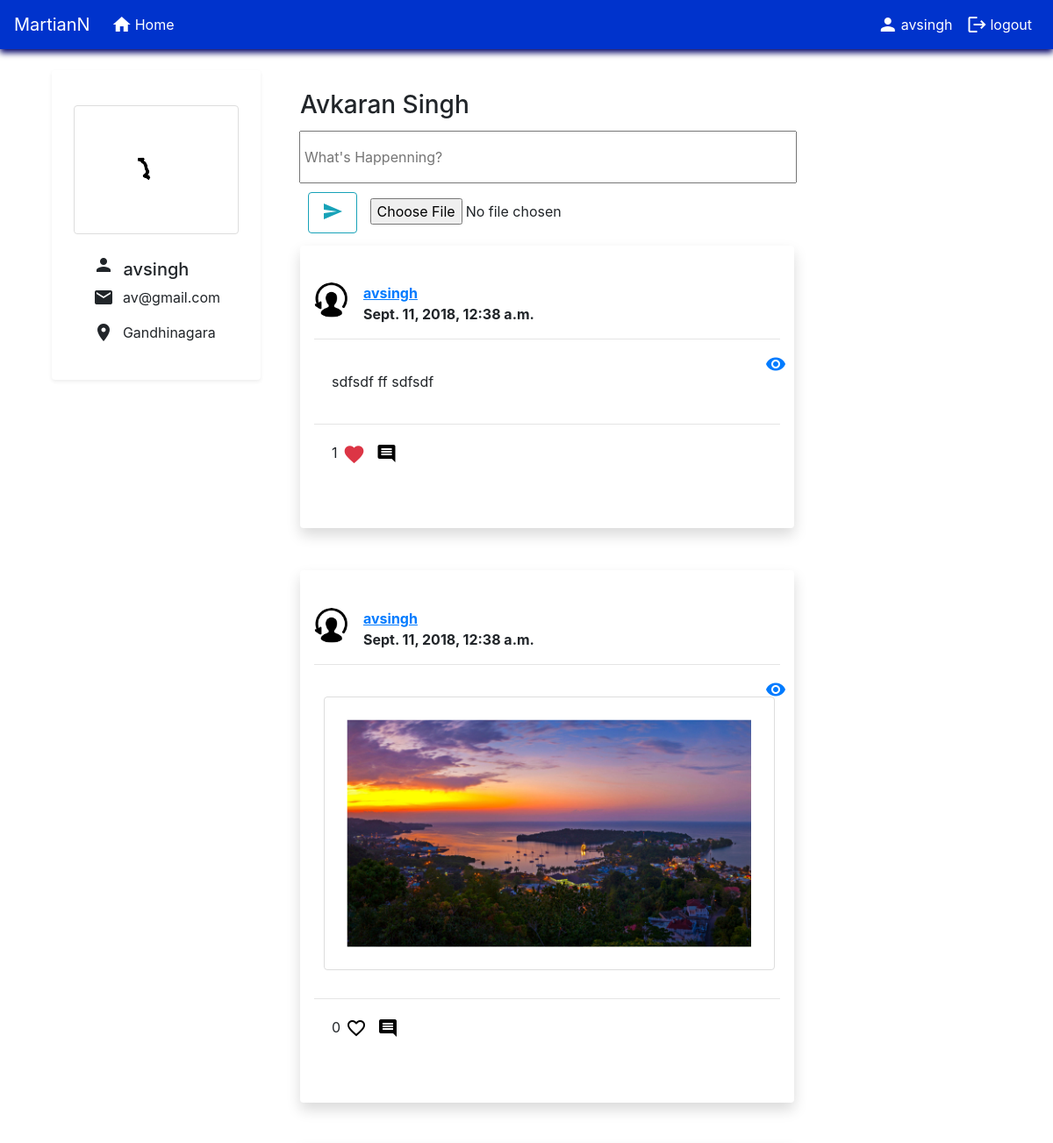
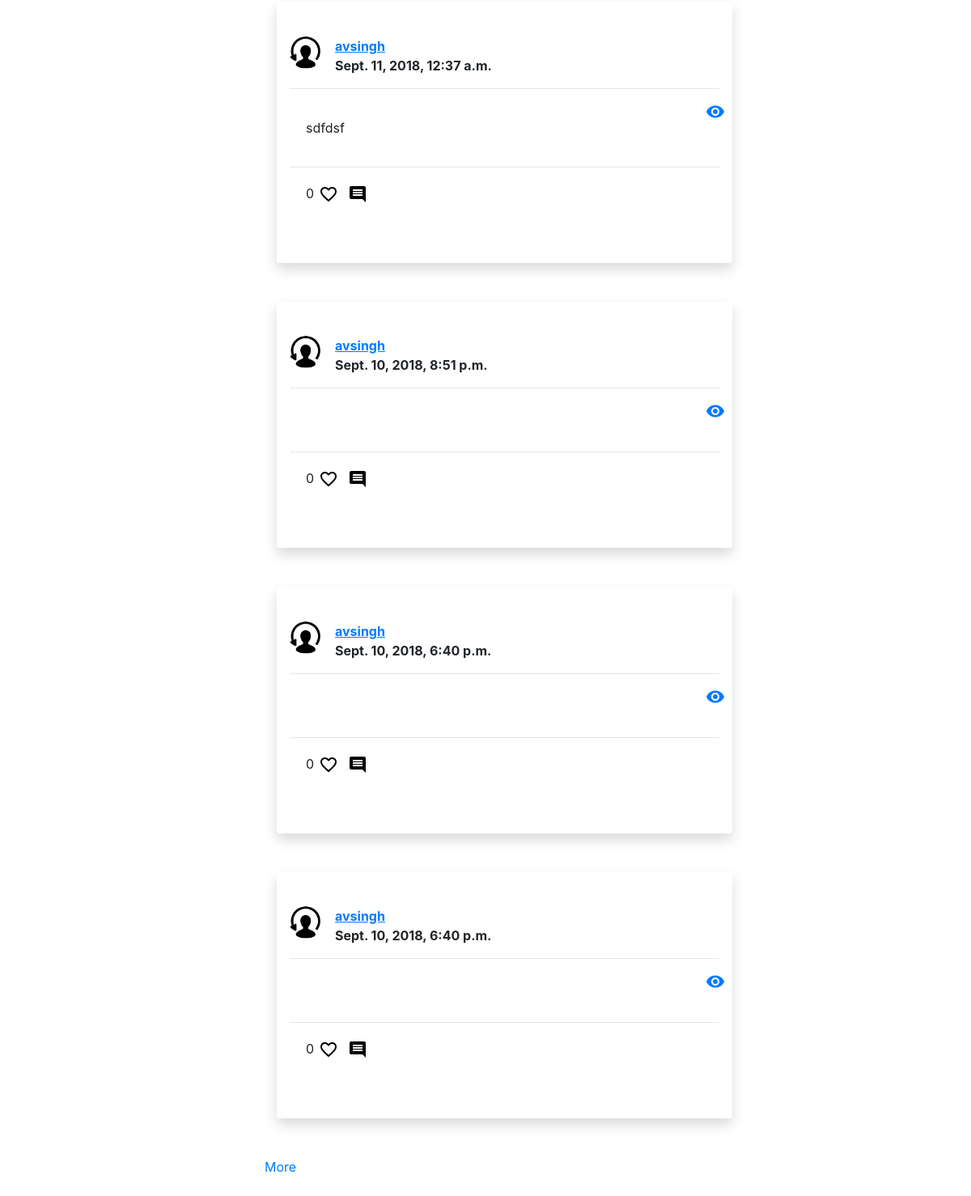
/Myprofile/ (signed in), run on an earlier commit of the app's database (2 pictures, top to bottom).
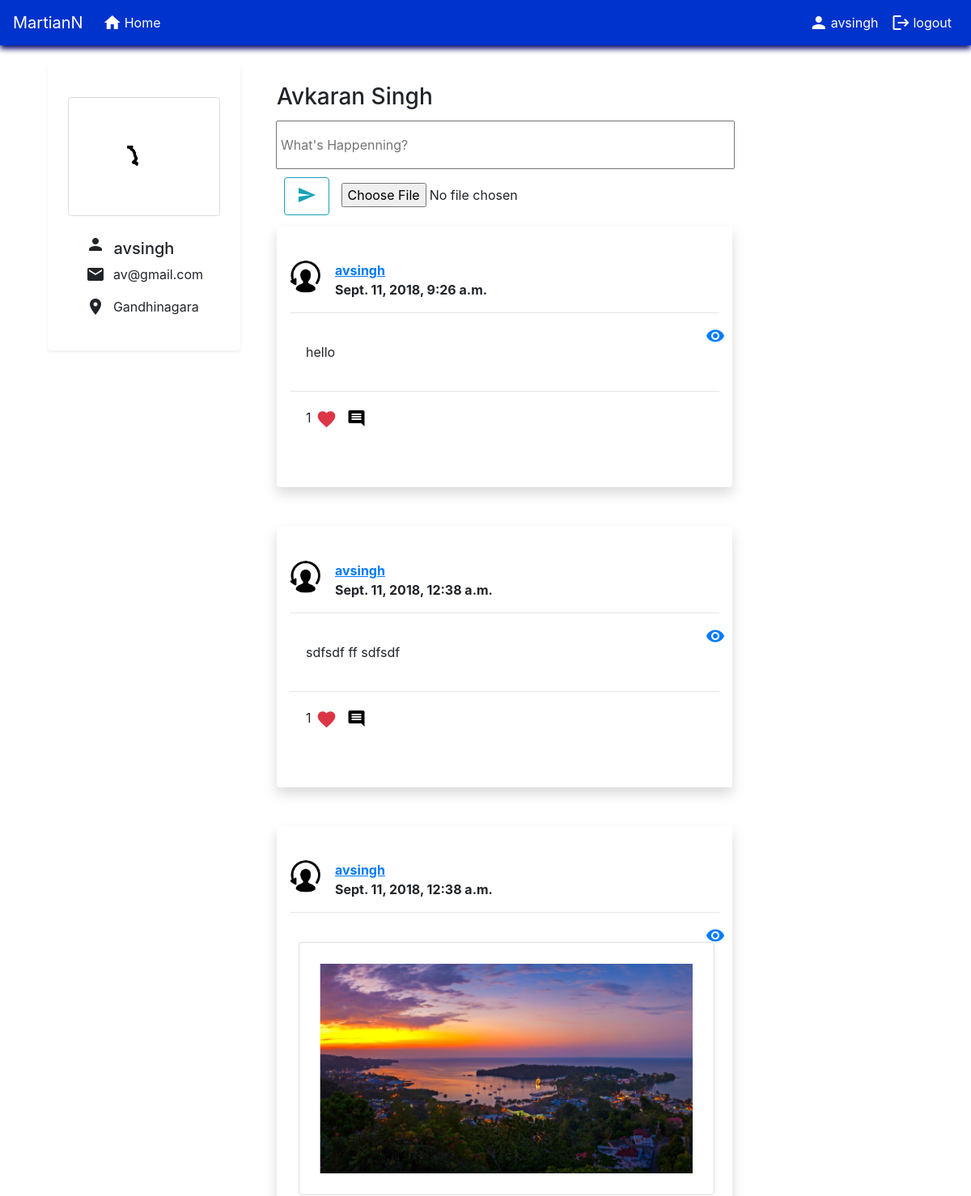
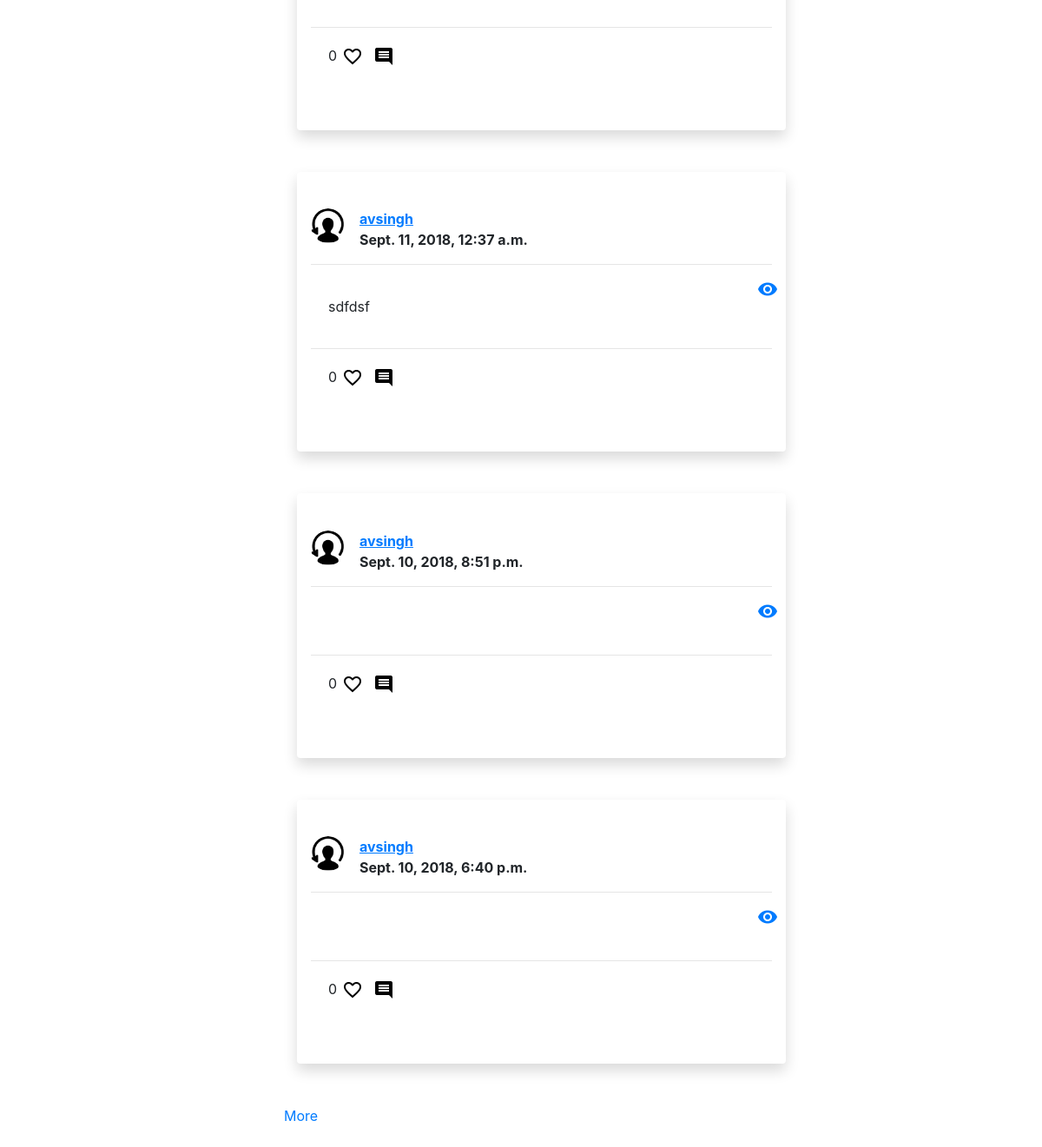
And on a later commit of the database (2 pictures, top to bottom).
### Myprofile/models.py (models this page shows)
class Post(models.Model):
    user = models.ForeignKey(User, on_delete=models.CASCADE)
    image = models.FileField(upload_to='upload_location',
            null=True,
            blank=True,)
    height_field = models.IntegerField(default=0, null=True)
    width_field = models.IntegerField(default=0, null = True)
    post =  models.TextField(null=True,blank=True)
    likee = models.IntegerField(default=0)
    date = models.DateTimeField(default=datetime.now,blank=True)

### Myprofile/views.py (the view)
def HomeView (request):
    template_name = 'home/home.html'
    userinfo = UserProfile.objects.all().filter(user=request.user)
    print(userinfo[0])
    if request.user.is_authenticated:
        if request.method == 'POST':
            form = HomeForm(request.POST, request.FILES)
            postcommenting = PostsData(request.POST)
            if form.is_valid():
                post =  form.save(commit=False)
                if form.cleaned_data["image"] is None and form.cleaned_data["post"]=='':
                    return HttpResponseRedirect(request.META.get('HTTP_REFERER'))
                post.user = request.user
                post.save()
                print(post.image)
                form = HomeForm()
                return redirect('/Myprofile')
            args = {'form': form, 'postcommenting':postcommenting}
            return render(request, template_name, args)
        else:
            form = HomeForm()
            postcommenting = PostsData()
            posts = Post.objects.all()
            comments = Comments.objects.all()
            likepost = Like.objects.all().filter(user=request.user)
            like = []
            for i in likepost:
                if i.post in posts:
                    like.append(get_object_or_404(Post,pk=i.post.id))
                    print("hh bhai")
                else:
                    print("nhi hh bro")
            print(like)
            posts=posts[::-1]
            page = request.GET.get('page', 1)
            paginator = Paginator(posts, 6)
            try:
                posts = paginator.page(page)
            except PageNotAnInteger:
                posts = paginator.page(1)
            except EmptyPage:
                posts = paginator.page(paginator.num_pages)
            print(userinfo)
            args =  {'form':form,'postcommenting':postcommenting,'posts':posts, 'comments':comments, 'userinfo':userinfo[0],'like':like}
            return render(request, template_name,args)
    else:
        return redirect('/')

### Myprofile/forms.py
class HomeForm(forms.ModelForm):
    class Meta:
        model = Post
        fields = ('post','image',)

class PostsData(forms.ModelForm):
    comment = forms.CharField()
    class Meta:
        model = Comments
        fields = ('comment',)

### Myprofile/templates/home/home.html (shortened to what the changed rows need)
{% extends 'base.html' %}
{% block content %}
    <div class="row" style="margin:2%;">
        <div class="col col-sm-9" style="margin-top:2%;">
            <div class="infinite-container">
                {% for post in posts %}
                    <div class="infinite-item container post_detail "  >
                        <div class="shadow p-3 mb-5 bg-white rounded" style="width:70%;">
                            <div class="media  user_info" style="margin-top:5%;">
                                    <img class="mr-3" style="width:40px; border-radius: 50%;" >
                                    <b><a href="{{posts.user.username}}"><u>{{post.user.username}}</u></a><br/>{{post.date}}</b>
                            </div>
                            <hr/>
                            <div class="row ">
                                <div class="col-sm-11">
                                        <p style="margin:20px; padding:0px;">
                                                {{post.post}}
                                                {% if post.image %}
                                                    <div class="media row" >
                                                        <img class="mr-3" style="width:100%;
                                                        border: 1px solid #ddd;
                                                        border-radius: 4px;
                                                        padding: 5px;
                                                        opacity:1;
                                                        padding:5%; margin-left:5%;display:inline;" src="{{ MEDIA_URL }}{{post.image}}" >
                                                    </div>
                                                    {% endif %}
                                         </p>
                                </div>
                                <div class="col-sm-1">
                                        <p>
                                                <a href="{% url 'viewpost' post.id%}" ><i class="material-icons ">visibility</i></a>
                                        </p>
                                </div>
                            </div>
                            <hr/>
                            <div class="row" style="margin:20px; padding:0px;">
                                    <p style="font-size:16px;">{{post.likee}}</p>
                                            <form id="likes" action="{% url 'likepost' post.id %}" method="POST">
                                                    {% if not post in like %}
                                                    <button type="submit" name="post_id" value="{{posts.likee}}" style="background:#fff; border:#fff;">
                                                        <i class="material-icons ">favorite_border</i>
                                                    </button>
                                                    {% else %}
                                                    <button type="submit" name="post_id" value="{{posts.likee}}" style="background:#fff; border:#fff;">
                                                        <i class="material-icons text-danger" style="font-size:26px;">favorite</i>
                                                    </button>
                                                    {%endif%}
                                            </form>
                                    <div style="margin-bottom:30px; margin-left:px;">
                                        <button type="submit" data-toggle="collapse" data-target="#demo" name="post_id" value="{{posts.likee}}" style="cursor:pointer;background:#fff; border:#fff;">
                                            <i class="material-icons " >
                                            </i>
                                        </button>
                                    </div>
                            </div>
                        </div>
                    </div>
                {% endfor %}
            </div>
        </div>
    </div>
{% endblock %}

What changed in the data, as far as the page shows it:
no longer on this page (row unchanged): Post: user.username "avsingh", date "Sept. 10, 2018, 6:40 p.m.", likee "0"
added Post: user.username "avsingh", date "Sept. 11, 2018, 9:26 a.m.", post "hello", likee "1"
